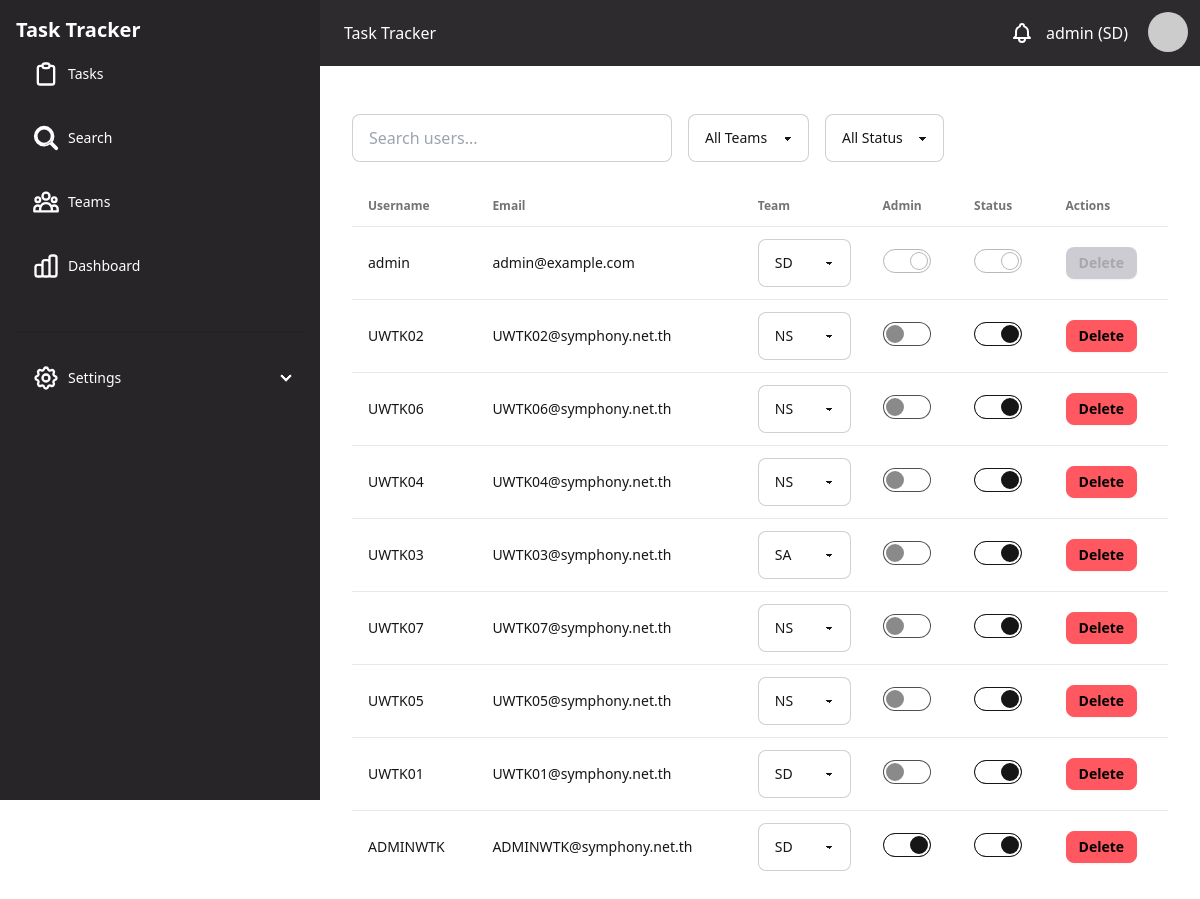
The page /admin/user-management (signed in) on the database as committed earlier.
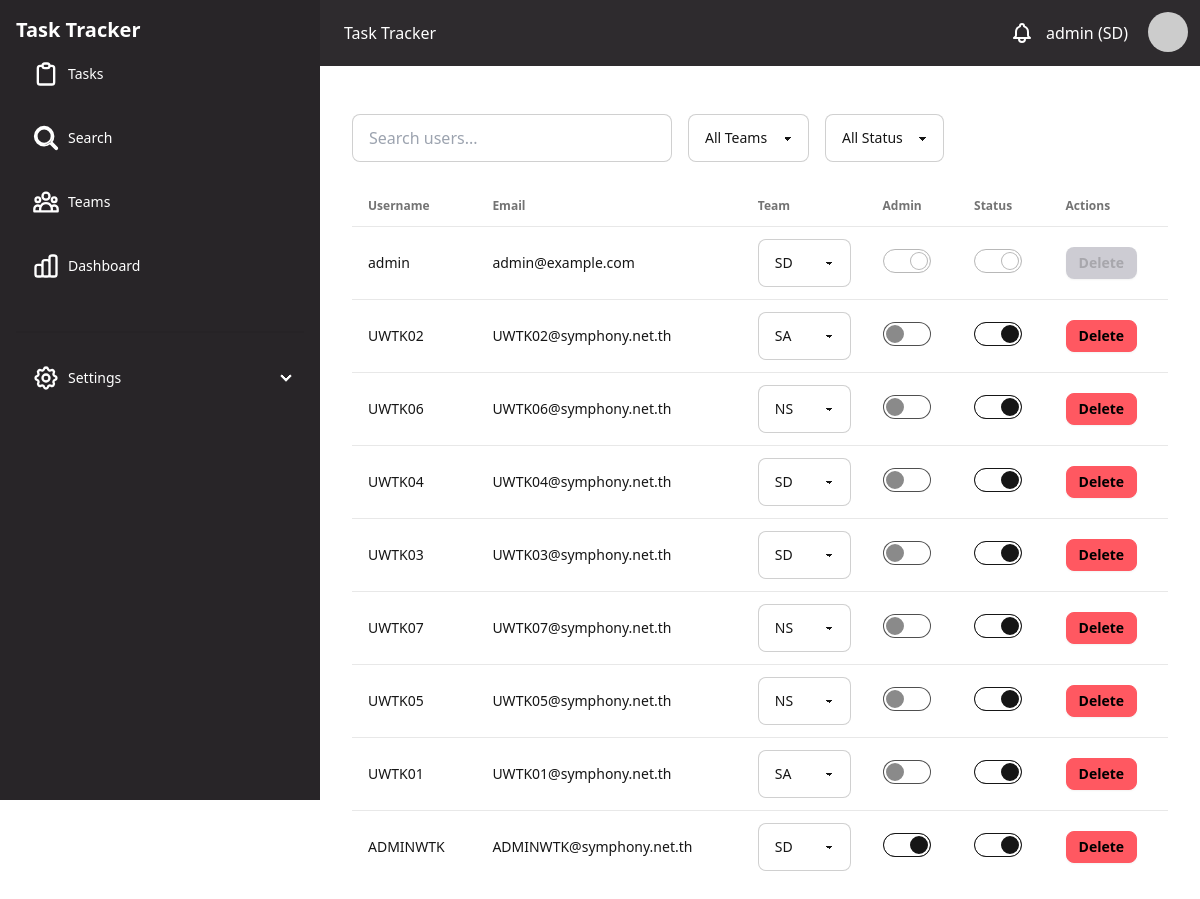
The same page on the database as committed later.
### models.py (models this page shows)
class User(db.Model, UserMixin):
    id = db.Column(db.Integer, primary_key=True)
    username = db.Column(db.String(80), unique=True, nullable=False)
    password = db.Column(db.String(200), nullable=False)
    email = db.Column(db.String(120), unique=True, nullable=False)
    team_id = db.Column(db.Integer, db.ForeignKey('team.id'), nullable=False)
    is_admin = db.Column(db.Boolean, default=False)
    is_active = db.Column(db.Boolean, default=True, nullable=False)
    created_migrations = db.relationship('Migration', backref='creator', lazy=True,
                                      foreign_keys='Migration.created_by')
    assigned_migrations = db.relationship('Migration', backref='assignee', lazy=True,
                                       foreign_keys='Migration.assigned_to')

class Team(db.Model):
    id = db.Column(db.Integer, primary_key=True)
    name = db.Column(db.String(50), unique=True, nullable=False)  # SD, SA, NS
    users = db.relationship('User', backref='team', lazy=True)

### app.py (the view)
@app.route('/admin/user-management')
@login_required
def user_manage():
    if not current_user.is_admin:
        flash('Access denied. Admin privileges required.', 'error')
        return redirect(url_for('index'))
    users = User.query.all()
    teams = Team.query.all()
    return render_template('admin/user_manage.html', users=users, teams=teams)

### app.py (called while the page is built)
@login_manager.user_loader
def load_user(user_id):
    if user_id is None:
        return None
    try:
        return User.query.get(int(user_id))
    except ValueError:
        return User.query.filter_by(username=user_id).first()

### templates/admin/user_manage.html (shortened to what this page needs)
{% extends 'base.html' %}
{% block content %}
<div class="container mx-auto px-4 py-8">
    <div class="mb-6 flex gap-4">
        <input type="text" id="searchInput" placeholder="Search users..."
               class="input input-bordered w-full max-w-xs"
               oninput="filterTable()">
        <select id="teamFilter" class="select select-bordered" onchange="filterTable()">
            <option value="">All Teams</option>
        </select>
        <select id="statusFilter" class="select select-bordered" onchange="filterTable()">
            <option value="">All Status</option>
        </select>
    </div>
    <div class="overflow-x-auto">
        <table class="table w-full">
            <thead>
                <tr>
                    <th>Username</th>
                    <th>Email</th>
                    <th>Team</th>
                    <th>Admin</th>
                    <th>Status</th>
                    <th>Actions</th>
                </tr>
            </thead>
            <tbody>
                {% for user in users %}
                <tr class="user-row"
                    data-username="{{ user.username }}"
                    data-team="{{ user.team.name }}"
                    data-status="{{ 'active' if user.is_active else 'inactive' }}">
                    <td>{{ user.username }}</td>
                    <td>{{ user.email }}</td>
                    <td>
                        <select class="select select-bordered w-full max-w-xs"
                                onchange="updateUser({{ user.id }}, 'update_team', this.value)">
                            {% for team in teams %}
                            <option value="{{ team.id }}" {% if team.id == user.team_id %}selected{% endif %}>
                                {{ team.name }}
                            </option>
                            {% endfor %}
                        </select>
                    </td>
                    <td>
                        <input type="checkbox" class="toggle"
                               {% if user.is_admin %}checked{% endif %}
                               onchange="updateUser({{ user.id }}, 'toggle_admin')"
                               {% if user.id == current_user.id %}disabled{% endif %}>
                    </td>
                    <td>
                        <input type="checkbox" class="toggle"
                               {% if user.is_active %}checked{% endif %}
                               onchange="updateUser({{ user.id }}, 'toggle_active')"
                               {% if user.id == current_user.id %}disabled{% endif %}>
                    </td>
                    <td>
                        <button class="btn btn-sm btn-error"
                                onclick="deleteUser({{ user.id }})"
                                {% if user.id == current_user.id %}disabled{% endif %}>
                            Delete
                        </button>
                    </td>
                </tr>
                {% endfor %}
            </tbody>
        </table>
    </div>
</div>
{% endblock %}

### templates/base.html (shortened to what this page needs)
<!DOCTYPE html  >
<html lang="en">
<head>
    <link rel="stylesheet" href="{{ url_for('static', filename='css/output.css') }}">
</head>
<body>
<div class="drawer lg:drawer-open">
    <div class="drawer-content flex flex-col">
      <div class="w-full navbar bg-[#2e2b2e]">
        <div class="flex-1 px-2 mx-2 text-white">Task Tracker</div>
        <div class="flex-none">
<div class="flex-none">
  <div class="dropdown dropdown-end">
      <button class="btn btn-ghost btn-circle" onclick="toggleNotifications()">
          <div class="indicator">
          </div>
      </button>
  </div>
</div>
          <div class="flex items-center">
            <span class="text-white mr-4">{{ current_user.username }} ({{ current_user.team.name }})</span>
          </div>
          <div class="dropdown dropdown-end">
            <label tabindex="0" class="btn btn-ghost btn-circle avatar">
              <div class="w-10 rounded-full">
                <img src="https://ui-avatars.com/api/?name=User" />
              </div>
            </label>
          </div>
        </div>
      </div>
      <div class="p-4">
        {% block content %}
        {% endblock %}
      </div>
    </div>
    <div class="drawer-side">
      <ul class="menu p-4 w-80 h-full  bg-[#282528] text-base-content">
        <li class="mb-2 font-semibold text-xl text-white">Task Tracker</li>
        <li class="mb-[20px]">
          <a href="{{ url_for('index') }}" class="{% if request.endpoint == 'index' %}active{% endif %} text-white">
            <svg xmlns="http://www.w3.org/2000/svg" class="h-7 w-7" fill="none" viewBox="0 0 24 24" stroke="currentColor">
              <path stroke-linecap="round" stroke-linejoin="round" stroke-width="2" d="M9 5H7a2 2 0 00-2 2v12a2 2 0 002 2h10a2 2 0 002-2V7a2 2 0 00-2-2h-2M9 5a2 2 0 002 2h2a2 2 0 002-2M9 5a2 2 0 012-2h2a2 2 0 012 2" />
            </svg>
            Tasks
          </a>
        </li>
        <li class="mb-[20px]">
          <a href="{{ url_for('search') }}" class="{% if request.endpoint == 'search' %}active{% endif %} text-white">
            Search
          </a>
        </li>
        <li class="mb-[20px]">
          <a href="{{ url_for('team_page') }}" class="{% if request.endpoint == 'teams' %}active{% endif %} text-white">
            Teams
          </a>
        </li>
        <li class="mb-[20px]">
            <a href="{{ url_for('dashboard') }}" class="{% if request.endpoint == 'dashboard' %}active{% endif %} text-white">
                Dashboard
            </a>
        </li>
        <div class="divider"></div>
        {% if current_user.is_admin %}
        <li class="mb-[20px]">
            <details>
              <summary class="text-white">
                Settings
              </summary>
            </details>
          </li>
        {% endif %}
      </ul>
    </div>
  </div>
</body>
</html>

Rows that differ between the two databases and show on the page:
changed User "UWTK02": team+id "NS" → "SA"
changed User "UWTK04": team+id "NS" → "SD"
changed User "UWTK03": team+id "SA" → "SD"
changed User "UWTK01": team+id "SD" → "SA"
